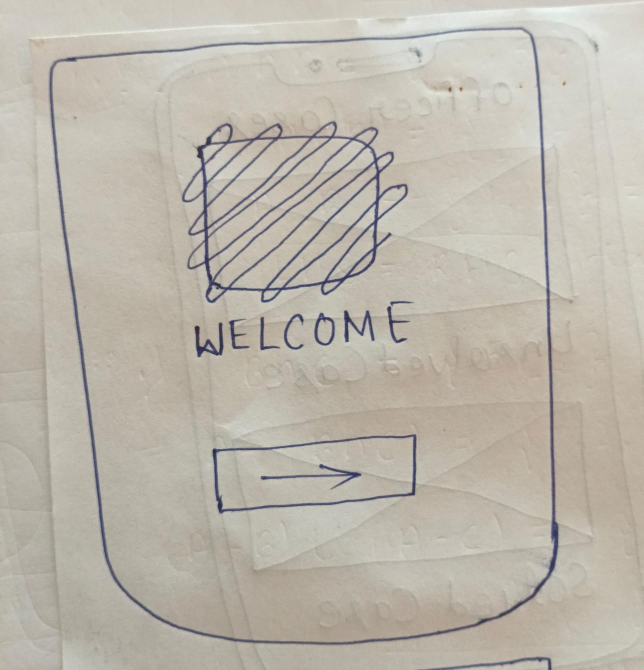
#> input picture dataset/custom_sketches/img1.jpeg, 1287 x 1340 px (shown at 1/2 size); its folder holds only this picture in this run
$ python -i ocr_service.py   (imports and definitions only)
#> lines starting #> are read from the running program, lines starting #| are printed output that depends on the picture; after the words box and inside, x2 and y2 are one past the last pixel; in counts of white or black regions, pixels touching at a corner belong together
#> further down, picture is the input picture: shape (1340, 1287, 3); mean B, G, R 172.2, 183, 188.5
"""
Sprint 2: Handwritten Text OCR Pipeline & Dynamic JSX Text Injection
Location: app/services/ocr_service.py
"""
import re
import logging
from typing import List, Dict, Any, Tuple, Optional
import cv2
import numpy as np

from app.utils.cropper import crop_component

logger = logging.getLogger(__name__)

TEXT_RELEVANT_TYPES = {
    "button", "btn", "submit",
    "heading", "title", "header",
    "label",
    "paragraph", "text", "description",
    "textbox", "input_field", "input", "text_box", "textfield",
    "link", "anchor",
    "checkbox", "radiobutton", "radio"
}


class OCRService:
    _instance = None
    _reader = None

    def __new__(cls, *args, **kwargs):
        if cls._instance is None:
            cls._instance = super(OCRService, cls).__new__(cls)
        return cls._instance

    def __init__(self, languages: Optional[List[str]] = None, gpu: bool = False):
        if self._reader is None:
            self._init_reader(languages=languages or ["en"], gpu=gpu)

    def _init_reader(self, languages: List[str], gpu: bool):
#> (the call stopped at in _init_reader, `self._reader = easyocr.Reader(languages, gpu=gpu, verbose=False)`: easyocr is not available in this run)
        try:
            import easyocr
            # Singleton EasyOCR reader (CPU mode by default for zero-config portability)
            self._reader = easyocr.Reader(languages, gpu=gpu, verbose=False)
            logger.info("EasyOCR Reader successfully initialized (Singleton).")
        except Exception as e:
            logger.warning(f"EasyOCR Reader initialization warning: {e}. Falling back to rule-based parser.")
            self._reader = None

    # [31 lines left out: functions warmup, clean_extracted_text, not called in this run]

    def extract_text_from_crop(self, image_crop: np.ndarray) -> Tuple[str, float]:
        """
        Extracts handwritten or printed text from a bounding box crop.
        Preprocesses with grayscale conversion, Otsu binarization to clean paper shadows.
        Returns: (cleaned_text, confidence)
        """
        if image_crop is None or image_crop.size == 0:
            return "", 0.0

        h, w = image_crop.shape[:2]
#> h = 1340; w = 1287
        if h < 6 or w < 6:
            return "", 0.0

        # Preprocessing: convert to grayscale
        if len(image_crop.shape) == 3:
            gray = cv2.cvtColor(image_crop, cv2.COLOR_BGR2GRAY)
        else:
            gray = image_crop.copy()

        # Upscale small crops so character strokes are legible for OCR
        if h < 40 or w < 100:
            scale_factor = max(2.0, min(3.0, 60.0 / max(1, h)))
            gray = cv2.resize(gray, (0, 0), fx=scale_factor, fy=scale_factor, interpolation=cv2.INTER_CUBIC)

        # Clean shadows: Gaussian blur and Otsu thresholding
        blurred = cv2.GaussianBlur(gray, (3, 3), 0)
        _, thresh = cv2.threshold(blurred, 0, 255, cv2.THRESH_BINARY + cv2.THRESH_OTSU)
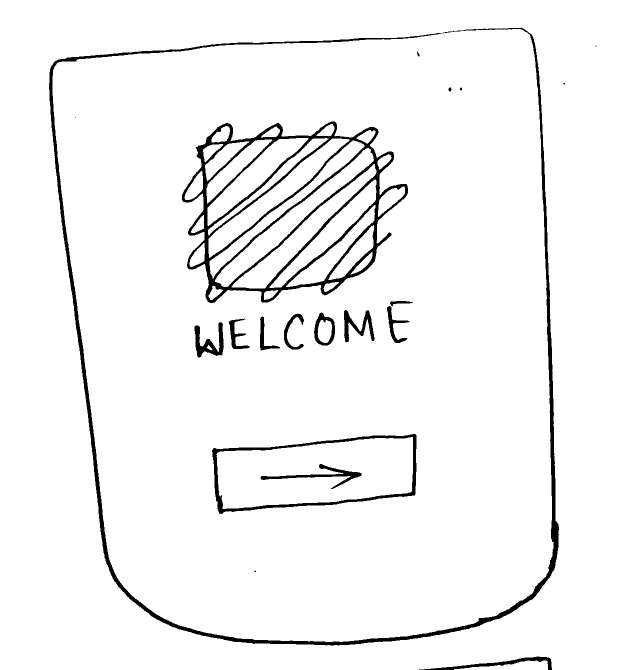
#> thresh: shape (1340, 1287) (shown at 1/2 size); 95.9% white; 21 black regions (5 under 20 px), largest, box (x1, y1, x2, y2) and area: (364, 243, 816, 606) 28234, (98, 55, 1118, 1291) 25338, (424, 868, 833, 1028) 6067

        if self._reader is None:
            return "", 0.0

        try:
            # 1. Run recognition on enhanced grayscale
            raw_results = self._reader.readtext(gray, detail=1, paragraph=False)
            if not raw_results:
                # 2. Fallback to Otsu thresholded image
                raw_results = self._reader.readtext(thresh, detail=1, paragraph=False)

            if not raw_results:
                return "", 0.0

            # Filter results with basic probability
            filtered = []
            for item in raw_results:
                if len(item) == 3:
                    bbox, raw_txt, prob = item
                    cleaned = self.clean_extracted_text(raw_txt)
                    if cleaned and prob >= 0.25:
                        x_min = min(pt[0] for pt in bbox) if isinstance(bbox, (list, tuple)) else 0
                        filtered.append((x_min, cleaned, float(prob)))

            if not filtered:
                return "", 0.0

            # Sort tokens left-to-right
            filtered.sort(key=lambda t: t[0])
            combined_text = " ".join(t[1] for t in filtered)
            avg_conf = sum(t[2] for t in filtered) / len(filtered)

            final_text = self.clean_extracted_text(combined_text)
            return final_text, avg_conf

        except Exception as e:
            logger.warning(f"Error during OCR recognition: {e}")
            return "", 0.0

    # [53 lines left out: function batch_extract_component_texts, not called in this run]


_GLOBAL_OCR_SERVICE = None


# [6 lines left out: function get_ocr_service, not called in this run]

>>> import cv2
>>> picture = cv2.imread('../../dataset/custom_sketches/img1.jpeg')
>>> result = OCRService().extract_text_from_crop(picture)
#> result = ('', 0)

$ run again, on dataset/custom_sketches/img10.jpeg
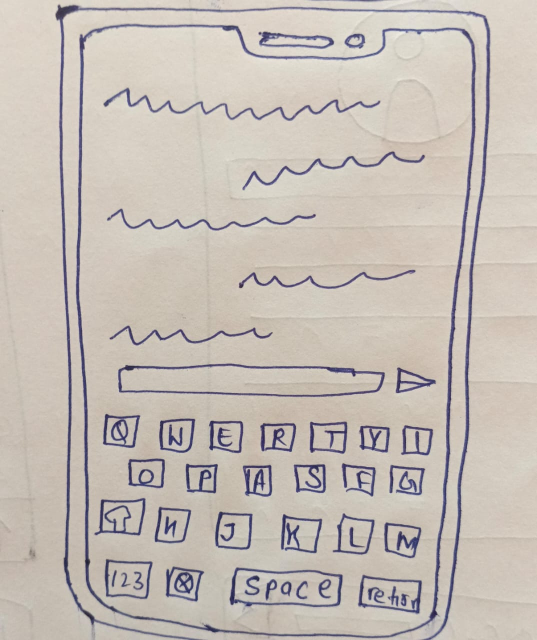
#> input picture dataset/custom_sketches/img10.jpeg, 1074 x 1280 px (shown at 1/2 size)
#> picture is the input picture: shape (1280, 1074, 3); mean B, G, R 182, 189.3, 197.4
#> in extract_text_from_crop, `gray = cv2.cvtColor(image_crop, cv2.COLOR_BGR2GRAY)`:
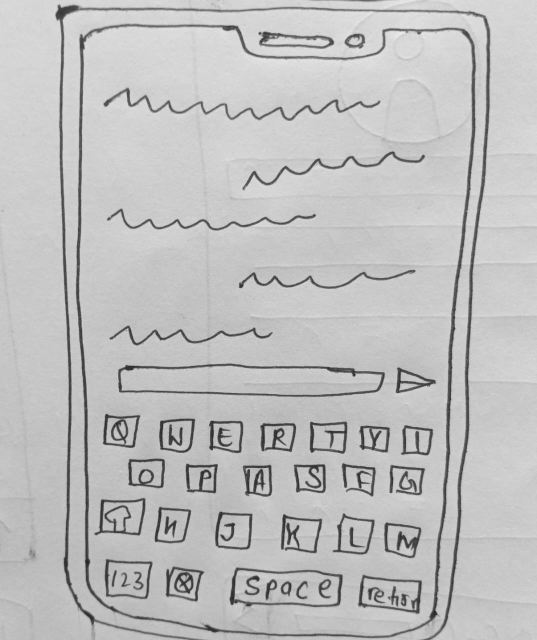
#> gray: shape (1280, 1074) (shown at 1/2 size); min 32, max 240, mean 190.9
#> in extract_text_from_crop, `_, thresh = cv2.threshold(blurred, 0, 255, cv2.THRESH_BINARY + cv2.THR..`:
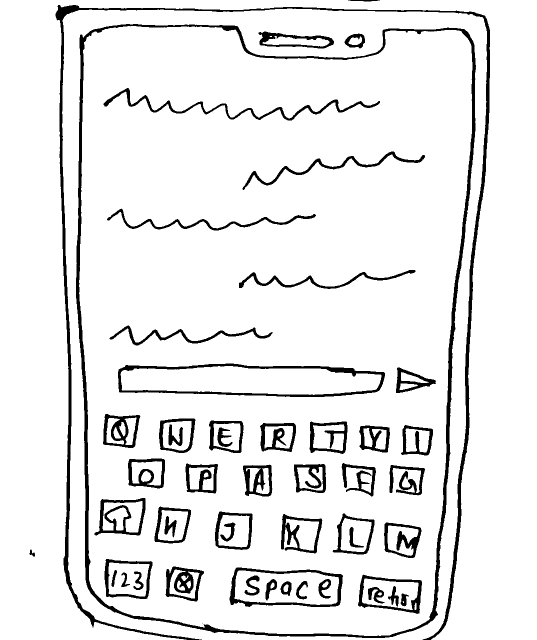
#> thresh: shape (1280, 1074) (shown at 1/2 size); 91.6% white; 53 black regions (1 under 20 px), largest, box (x1, y1, x2, y2) and area: (152, 48, 952, 1276) 23385, (111, 10, 980, 1280) 20588, (236, 727, 770, 794) 5841
#> result = ('', 0)

$ run again, on dataset/custom_sketches/img11.jpeg
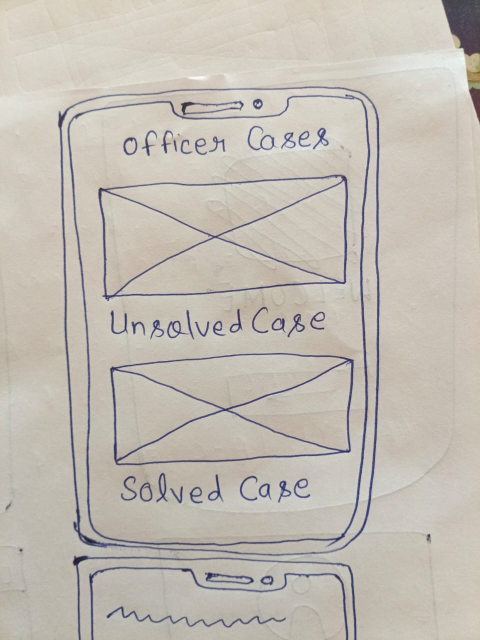
#> input picture dataset/custom_sketches/img11.jpeg, 960 x 1280 px (shown at 1/2 size)
#> picture is the input picture: shape (1280, 960, 3); mean B, G, R 179.7, 188.3, 194.2
#> in extract_text_from_crop, `_, thresh = cv2.threshold(blurred, 0, 255, cv2.THRESH_BINARY + cv2.THR..`:
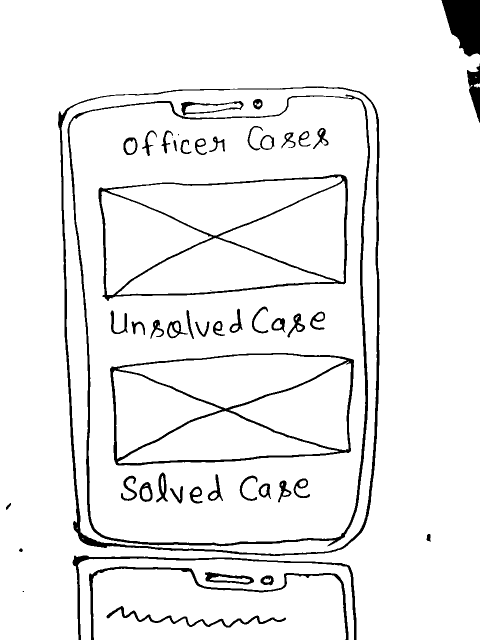
#> thresh: shape (1280, 960) (shown at 1/2 size); 93.7% white; 54 black regions (4 under 20 px), largest, box (x1, y1, x2, y2) and area: (116, 173, 759, 1112) 13018, (135, 189, 740, 1093) 12401, (220, 706, 708, 931) 9764
#> result = ('', 0)

$ run again, on dataset/custom_sketches/img12.jpeg
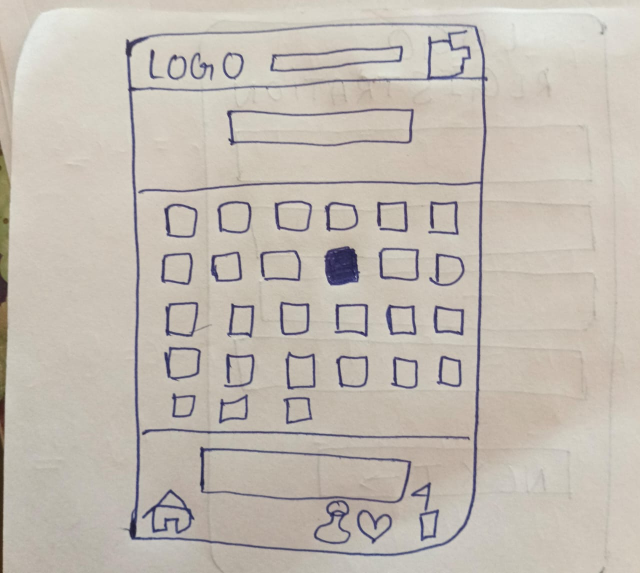
#> input picture dataset/custom_sketches/img12.jpeg, 1280 x 1146 px (shown at 1/2 size)
#> picture is the input picture: shape (1146, 1280, 3); mean B, G, R 178.3, 187.4, 194.7
#> in extract_text_from_crop, `gray = cv2.cvtColor(image_crop, cv2.COLOR_BGR2GRAY)`:
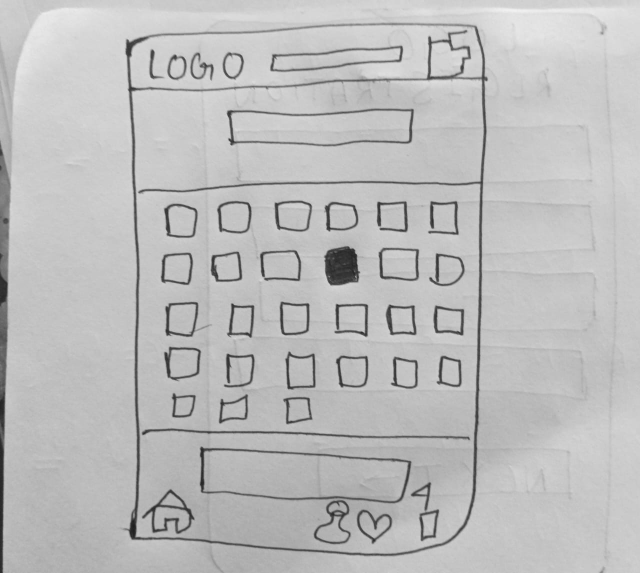
#> gray: shape (1146, 1280) (shown at 1/2 size); min 29, max 242, mean 188.6
#> in extract_text_from_crop, `_, thresh = cv2.threshold(blurred, 0, 255, cv2.THRESH_BINARY + cv2.THR..`:
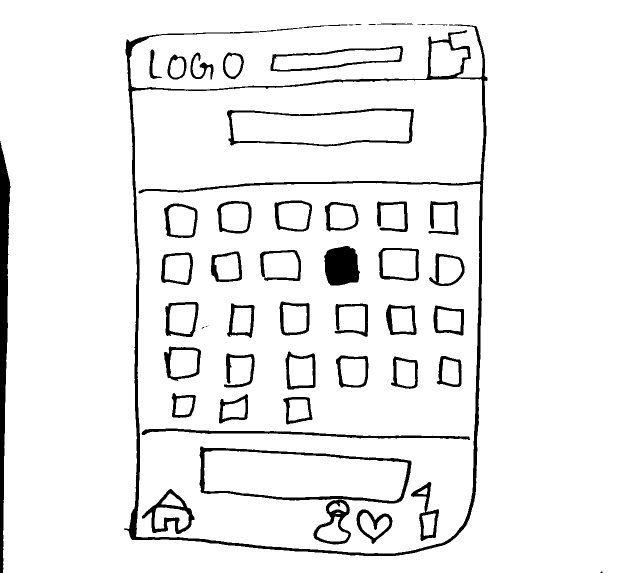
#> thresh: shape (1146, 1280) (shown at 1/2 size); 93.5% white; 52 black regions (6 under 20 px), largest, box (x1, y1, x2, y2) and area: (248, 49, 975, 1112) 24805, (0, 282, 21, 1146) 10354, (399, 893, 823, 1007) 5379
#> result = ('', 0)
